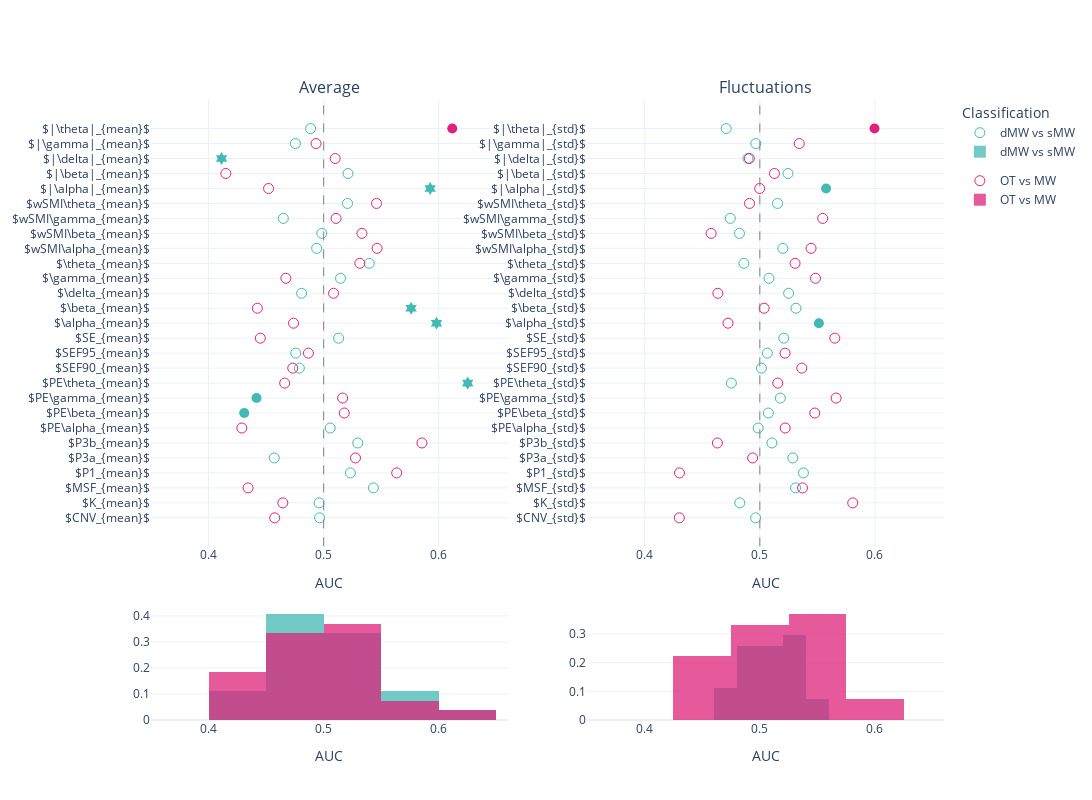

Source (notebook cell):
### Markdown cell above
# Average vs Flucutuations

### Code cell
mind_average =aucs_mind[aucs_mind['markers'].str.contains("mean")]
mw_average =aucs_mw[aucs_mw['markers'].str.contains("mean")]

mind_fluctuations =aucs_mind[aucs_mind['markers'].str.contains("std")]

mw_fluctuations =aucs_mw[aucs_mw['markers'].str.contains("std")]

fig = make_subplots(rows=2, cols=2, 
                    subplot_titles = ['Average', 'Fluctuations'],
                    specs=[[{"type": "scatter"}, {"type": "scatter"}], [{"type": "histogram"}, {"type": "histogram"}]],
                       column_widths=[0.5, 0.5],
    row_heights=[0.8, 0.2],
                   vertical_spacing = 0.1)

fig.add_trace(go.Scatter(
    x=mw_average.AUC,
    y=mw_average['markers'],
    name='dMW vs sMW',
    legendgroup= 'group1',
    showlegend=True,
    mode = 'markers',
    marker = {'color':lblue, 'size': 10},
    marker_symbol= mw_average.symbol.to_list()
))
fig.add_vline(x=0.5, line_width=1, line_dash="dash", line_color="grey", row = 1, col = 1)
fig.add_trace(go.Scatter(
    x=mind_average.AUC,
    y=mind_average['markers'],
    name='OT vs MW',
    legendgroup= 'group2',
    showlegend=True,
    mode = 'markers',
    marker = {'color':pink, 'size': 10},
    marker_symbol= mind_average.symbol.to_list()
))

fig.add_trace(go.Histogram(
    x=mw_average.AUC,histnorm='probability',
    marker = {'color':lblue},
    name='dMW vs sMW',
    legendgroup= 'group1',    showlegend=True,
),row = 2, col = 1)

fig.add_trace(go.Histogram(
    x=mind_average.AUC,histnorm='probability',
    marker = {'color':pink}, 
    name='OT vs MW',    legendgroup= 'group2',
    showlegend=True,
    autobinx = False,
),row = 2, col = 1)

fig.update_traces(opacity=0.75, row = 2, col=1)





fig.add_trace(go.Scatter(
    x=mw_fluctuations.AUC,
    y=mw_fluctuations['markers'],
    name='dMW vs sMW',
    legendgroup= 'group1',    showlegend=False,
    mode = 'markers',
    marker = {'color':lblue, 'size': 10},
    marker_symbol= mw_fluctuations.symbol.to_list()
),
    row = 1, col = 2)

fig.add_trace(go.Scatter(
    x=mind_fluctuations.AUC,
    y=mind_fluctuations['markers'],
    name='OT vs MW',    legendgroup= 'group2',
    showlegend=False,
    mode = 'markers',
    marker = {'color':pink, 'size': 10},
    marker_symbol= mind_fluctuations.symbol.to_list()
),
    row = 1, col = 2)
fig.add_vline(x=0.5, line_width=1, line_dash="dash", line_color="grey", row = 1, col = 2)

fig.add_trace(go.Histogram(
    x=mw_fluctuations.AUC,histnorm='probability',
    name='dMW vs sMW',
    legendgroup= 'group1',    showlegend=False,
    marker = {'color':lblue},
),row = 2, col = 2)

fig.add_trace(go.Histogram(
    x=mind_fluctuations.AUC,histnorm='probability',
    marker = {'color':pink}, 
    name='OT vs MW',    legendgroup= 'group2',
    showlegend=False,
    autobinx = False,
),row = 2, col = 2)

fig.update_traces(opacity=0.75, row = 2, col=2)
# Update xaxis properties
fig.update_xaxes(title_text="AUC", range=[.35, .66],row=1, col=1)
fig.update_xaxes(title_text="AUC", range=[.35,.66], row=1, col=2)
fig.update_xaxes(title_text="AUC", range=[.35, .66],row=2, col=2)
fig.update_xaxes(title_text="AUC", range=[.35, .66],row=2, col=1)



fig.update_layout(
#     title="AUC for all markers",
    legend_title="Classification",
    width=1200,
    height=800,    
    yaxis = {
            'showticklabels': True,
            'tickmode': 'linear',
        },
    barmode='overlay',
  showlegend=True,
    template = 'plotly_white'
)

fig.show()
pio.write_json(fig, 'Figs/scatter_auc_all.plotly')

### Figure 1 — Plotly figure (JSON) as saved in the notebook; plotly's stock layout.template omitted (floating-point values rounded to 4 significant figures)
{"data": [{"legendgroup": "group1", "marker": {"color": "#42B9B2", "size": 10, "symbol": ["circle-open", "circle-open", "circle-open", "circle-open", "circle-open", "circle-open", "circle-open", "circle", "circle", "hexagram", "circle-open", "circle-open", "circle-open", "hexagram", "hexagram", "circle-open", "circle-open", "circle-open", "circle-open", "circle-open", "circle-open", "circle-open", "hexagram", "circle-open", "hexagram", "circle-open", "circle-open"]}, "mode": "markers", "name": "dMW vs sMW", "showlegend": true, "type": "scatter", "x": [0.4965, 0.496, 0.5432, 0.5232, 0.457, 0.5296, 0.5057, 0.431, 0.4417, 0.6251, 0.4789, 0.4758, 0.513, 0.598, 0.5759, 0.4808, 0.5146, 0.5396, 0.4939, 0.4983, 0.4649, 0.5207, 0.5925, 0.5211, 0.4113, 0.4755, 0.4886], "y": ["$CNV_{mean}$", "$K_{mean}$", "$MSF_{mean}$", "$P1_{mean}$", "$P3a_{mean}$", "$P3b_{mean}$", "$PE\\alpha_{mean}$", "$PE\\beta_{mean}$", "$PE\\gamma_{mean}$", "$PE\\theta_{mean}$", "$SEF90_{mean}$", "$SEF95_{mean}$", "$SE_{mean}$", "$\\alpha_{mean}$", "$\\beta_{mean}$", "$\\delta_{mean}$", "$\\gamma_{mean}$", "$\\theta_{mean}$", "$wSMI\\alpha_{mean}$", "$wSMI\\beta_{mean}$", "$wSMI\\gamma_{mean}$", "$wSMI\\theta_{mean}$", "$|\\alpha|_{mean}$", "$|\\beta|_{mean}$", "$|\\delta|_{mean}$", "$|\\gamma|_{mean}$", "$|\\theta|_{mean}$"]}, {"legendgroup": "group2", "marker": {"color": "#DE237B", "size": 10, "symbol": ["circle-open", "circle-open", "circle-open", "circle-open", "circle-open", "circle-open", "circle-open", "circle-open", "circle-open", "circle-open", "circle-open", "circle-open", "circle-open", "circle-open", "circle-open", "circle-open", "circle-open", "circle-open", "circle-open", "circle-open", "circle-open", "circle-open", "circle-open", "circle-open", "circle-open", "circle-open", "circle"]}, "mode": "markers", "name": "OT vs MW", "showlegend": true, "type": "scatter", "x": [0.4574, 0.4645, 0.4344, 0.5634, 0.5276, 0.5854, 0.4289, 0.5179, 0.5165, 0.4661, 0.4731, 0.4868, 0.445, 0.4738, 0.4424, 0.5086, 0.4672, 0.5314, 0.5464, 0.5332, 0.5108, 0.5459, 0.4521, 0.415, 0.51, 0.4934, 0.6117], "y": ["$CNV_{mean}$", "$K_{mean}$", "$MSF_{mean}$", "$P1_{mean}$", "$P3a_{mean}$", "$P3b_{mean}$", "$PE\\alpha_{mean}$", "$PE\\beta_{mean}$", "$PE\\gamma_{mean}$", "$PE\\theta_{mean}$", "$SEF90_{mean}$", "$SEF95_{mean}$", "$SE_{mean}$", "$\\alpha_{mean}$", "$\\beta_{mean}$", "$\\delta_{mean}$", "$\\gamma_{mean}$", "$\\theta_{mean}$", "$wSMI\\alpha_{mean}$", "$wSMI\\beta_{mean}$", "$wSMI\\gamma_{mean}$", "$wSMI\\theta_{mean}$", "$|\\alpha|_{mean}$", "$|\\beta|_{mean}$", "$|\\delta|_{mean}$", "$|\\gamma|_{mean}$", "$|\\theta|_{mean}$"]}, {"histnorm": "probability", "legendgroup": "group1", "marker": {"color": "#42B9B2"}, "name": "dMW vs sMW", "opacity": 0.75, "showlegend": true, "type": "histogram", "x": [0.4965, 0.496, 0.5432, 0.5232, 0.457, 0.5296, 0.5057, 0.431, 0.4417, 0.6251, 0.4789, 0.4758, 0.513, 0.598, 0.5759, 0.4808, 0.5146, 0.5396, 0.4939, 0.4983, 0.4649, 0.5207, 0.5925, 0.5211, 0.4113, 0.4755, 0.4886], "xaxis": "x3", "yaxis": "y3"}, {"autobinx": false, "histnorm": "probability", "legendgroup": "group2", "marker": {"color": "#DE237B"}, "name": "OT vs MW", "opacity": 0.75, "showlegend": true, "type": "histogram", "x": [0.4574, 0.4645, 0.4344, 0.5634, 0.5276, 0.5854, 0.4289, 0.5179, 0.5165, 0.4661, 0.4731, 0.4868, 0.445, 0.4738, 0.4424, 0.5086, 0.4672, 0.5314, 0.5464, 0.5332, 0.5108, 0.5459, 0.4521, 0.415, 0.51, 0.4934, 0.6117], "xaxis": "x3", "yaxis": "y3"}, {"legendgroup": "group1", "marker": {"color": "#42B9B2", "size": 10, "symbol": ["circle-open", "circle-open", "circle-open", "circle-open", "circle-open", "circle-open", "circle-open", "circle-open", "circle-open", "circle-open", "circle-open", "circle-open", "circle-open", "circle", "circle-open", "circle-open", "circle-open", "circle-open", "circle-open", "circle-open", "circle-open", "circle-open", "circle", "circle-open", "circle-open", "circle-open", "circle-open"]}, "mode": "markers", "name": "dMW vs sMW", "showlegend": false, "type": "scatter", "x": [0.4963, 0.4826, 0.531, 0.5379, 0.5287, 0.5105, 0.4986, 0.5074, 0.5178, 0.4753, 0.5014, 0.5065, 0.5208, 0.5513, 0.5314, 0.525, 0.508, 0.4862, 0.52, 0.4823, 0.4743, 0.5154, 0.5576, 0.5245, 0.4897, 0.4965, 0.4708], "xaxis": "x2", "y": ["$CNV_{std}$", "$K_{std}$", "$MSF_{std}$", "$P1_{std}$", "$P3a_{std}$", "$P3b_{std}$", "$PE\\alpha_{std}$", "$PE\\beta_{std}$", "$PE\\gamma_{std}$", "$PE\\theta_{std}$", "$SEF90_{std}$", "$SEF95_{std}$", "$SE_{std}$", "$\\alpha_{std}$", "$\\beta_{std}$", "$\\delta_{std}$", "$\\gamma_{std}$", "$\\theta_{std}$", "$wSMI\\alpha_{std}$", "$wSMI\\beta_{std}$", "$wSMI\\gamma_{std}$", "$wSMI\\theta_{std}$", "$|\\alpha|_{std}$", "$|\\beta|_{std}$", "$|\\delta|_{std}$", "$|\\gamma|_{std}$", "$|\\theta|_{std}$"], "yaxis": "y2"}, {"legendgroup": "group2", "marker": {"color": "#DE237B", "size": 10, "symbol": ["circle-open", "circle-open", "circle-open", "circle-open", "circle-open", "circle-open", "circle-open", "circle-open", "circle-open", "circle-open", "circle-open", "circle-open", "circle-open", "circle-open", "circle-open", "circle-open", "circle-open", "circle-open", "circle-open", "circle-open", "circle-open", "circle-open", "circle-open", "circle-open", "circle-open", "circle-open", "circle"]}, "mode": "markers", "name": "OT vs MW", "showlegend": false, "type": "scatter", "x": [0.4301, 0.5807, 0.5371, 0.4302, 0.4938, 0.4632, 0.5221, 0.5477, 0.5663, 0.5156, 0.5365, 0.5219, 0.5651, 0.4724, 0.5038, 0.4635, 0.5484, 0.5306, 0.5445, 0.4577, 0.5546, 0.491, 0.4999, 0.5127, 0.4909, 0.5343, 0.5996], "xaxis": "x2", "y": ["$CNV_{std}$", "$K_{std}$", "$MSF_{std}$", "$P1_{std}$", "$P3a_{std}$", "$P3b_{std}$", "$PE\\alpha_{std}$", "$PE\\beta_{std}$", "$PE\\gamma_{std}$", "$PE\\theta_{std}$", "$SEF90_{std}$", "$SEF95_{std}$", "$SE_{std}$", "$\\alpha_{std}$", "$\\beta_{std}$", "$\\delta_{std}$", "$\\gamma_{std}$", "$\\theta_{std}$", "$wSMI\\alpha_{std}$", "$wSMI\\beta_{std}$", "$wSMI\\gamma_{std}$", "$wSMI\\theta_{std}$", "$|\\alpha|_{std}$", "$|\\beta|_{std}$", "$|\\delta|_{std}$", "$|\\gamma|_{std}$", "$|\\theta|_{std}$"], "yaxis": "y2"}, {"histnorm": "probability", "legendgroup": "group1", "marker": {"color": "#42B9B2"}, "name": "dMW vs sMW", "opacity": 0.75, "showlegend": false, "type": "histogram", "x": [0.4963, 0.4826, 0.531, 0.5379, 0.5287, 0.5105, 0.4986, 0.5074, 0.5178, 0.4753, 0.5014, 0.5065, 0.5208, 0.5513, 0.5314, 0.525, 0.508, 0.4862, 0.52, 0.4823, 0.4743, 0.5154, 0.5576, 0.5245, 0.4897, 0.4965, 0.4708], "xaxis": "x4", "yaxis": "y4"}, {"autobinx": false, "histnorm": "probability", "legendgroup": "group2", "marker": {"color": "#DE237B"}, "name": "OT vs MW", "opacity": 0.75, "showlegend": false, "type": "histogram", "x": [0.4301, 0.5807, 0.5371, 0.4302, 0.4938, 0.4632, 0.5221, 0.5477, 0.5663, 0.5156, 0.5365, 0.5219, 0.5651, 0.4724, 0.5038, 0.4635, 0.5484, 0.5306, 0.5445, 0.4577, 0.5546, 0.491, 0.4999, 0.5127, 0.4909, 0.5343, 0.5996], "xaxis": "x4", "yaxis": "y4"}], "layout": {"annotations": [{"font": {"size": 16}, "showarrow": false, "text": "Average", "x": 0.225, "xanchor": "center", "xref": "paper", "y": 1, "yanchor": "bottom", "yref": "paper"}, {"font": {"size": 16}, "showarrow": false, "text": "Fluctuations", "x": 0.775, "xanchor": "center", "xref": "paper", "y": 1, "yanchor": "bottom", "yref": "paper"}], "barmode": "overlay", "height": 800, "legend": {"title": {"text": "Classification"}}, "shapes": [{"line": {"color": "grey", "dash": "dash", "width": 1}, "type": "line", "x0": 0.5, "x1": 0.5, "xref": "x", "y0": 0, "y1": 1, "yref": "y domain"}, {"line": {"color": "grey", "dash": "dash", "width": 1}, "type": "line", "x0": 0.5, "x1": 0.5, "xref": "x2", "y0": 0, "y1": 1, "yref": "y2 domain"}], "showlegend": true, "width": 1200, "xaxis": {"anchor": "y", "domain": [0, 0.45], "range": [0.35, 0.66], "title": {"text": "AUC"}}, "xaxis2": {"anchor": "y2", "domain": [0.55, 1], "range": [0.35, 0.66], "title": {"text": "AUC"}}, "xaxis3": {"anchor": "y3", "domain": [0, 0.45], "range": [0.35, 0.66], "title": {"text": "AUC"}}, "xaxis4": {"anchor": "y4", "domain": [0.55, 1], "range": [0.35, 0.66], "title": {"text": "AUC"}}, "yaxis": {"anchor": "x", "domain": [0.28, 1], "showticklabels": true, "tickmode": "linear"}, "yaxis2": {"anchor": "x2", "domain": [0.28, 1]}, "yaxis3": {"anchor": "x3", "domain": [0, 0.18]}, "yaxis4": {"anchor": "x4", "domain": [0, 0.18]}}}
